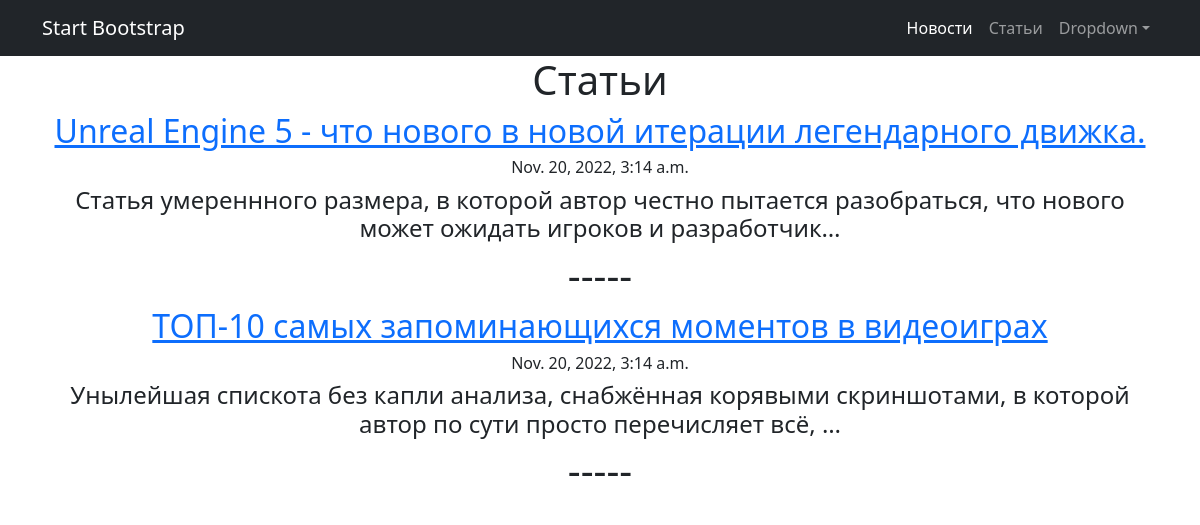
Page /post/article/ on the committed database.
### data_base/models.py (models this page shows, shortened)
class Post(models.Model):
    author = models.ForeignKey(Author, on_delete=models.CASCADE)
    type = models.CharField(choices=[('news', 'новость'), ('article', 'статья')], max_length=255)
    time_of_addition = models.DateTimeField(auto_now_add=True)
    category = models.ManyToManyField(Category, through=PostCategory, null=True)
    heading = models.CharField(max_length=255)
    text = models.TextField()
    rating = models.IntegerField(default=0)

### data_base/views.py (the view)
# urls.py: path('article/', ArticleList.as_view(), name='article'),
class ArticleList(ListView):
    model = Post
    ordering = '-time_of_addition'
    template_name = 'article.html'
    context_object_name = 'post_all'

### templates/article.html (shortened to what this page needs)
{% extends 'flatpages/default.html' %}
{% block content %}
<h1>Статьи</h1>
{% for post in post_all %}
    {% if post.type == 'article' %}
        <tr><h2><a href="{{ post.pk }}">{{ post.heading }}</a></h2></tr>
        <tr><h6>{{ post.time_of_addition }}</h6></tr>
        <tr><h4>{{ post.text | truncatechars:120 }}</h4></tr>
        <tr><h1>-----</h1></tr>
    {% endif %}
{% endfor %}
{% endblock content %}

### templates/flatpages/default.html (shortened to what this page needs)
<!DOCTYPE html>
<html lang="en">
    <head>
        {% load static %}
        <link href="{% static 'css/styles.css' %}" rel="stylesheet" />
    </head>
    <body>
        <nav class="navbar navbar-expand-lg navbar-dark bg-dark">
            <div class="container">
                <a class="navbar-brand" href="#">Start Bootstrap</a>
                <div class="collapse navbar-collapse" id="navbarSupportedContent">
                    <ul class="navbar-nav ms-auto mb-2 mb-lg-0">
                        <li class="nav-item"><a class="nav-link active" aria-current="page" href="http://127.0.0.1:8000/post/news/">Новости</a></li>
                        <li class="nav-item"><a class="nav-link" href="http://127.0.0.1:8000/post/article/">Статьи</a></li>
                        <li class="nav-item dropdown">
                            <a class="nav-link dropdown-toggle" id="navbarDropdown" href="#" role="button" data-bs-toggle="dropdown" aria-expanded="false">Dropdown</a>
                        </li>
                    </ul>
                </div>
            </div>
        </nav>
        <div class="container">
           <div class="row">
               <div class="col-lg-12 text-center">
                   {% block content %}{% endblock content %}
               </div>
           </div>
        </div>
    </body>
</html>

### rows in the picture
Post: heading "Unreal Engine 5 - что нового в новой итерации легендарного движка.", time_of_addition "Nov. 20, 2022, 3:14 a.m.", text "Статья умереннного размера, в которой автор честно пытается разобраться, что нового может ожидать игроков и разработчик…"
Post: heading "ТОП-10 самых запоминающихся моментов в видеоиграх", time_of_addition "Nov. 20, 2022, 3:14 a.m.", text "Унылейшая спискота без капли анализа, снабжённая корявыми скриншотами, в которой автор по сути просто перечисляет всё, …"
